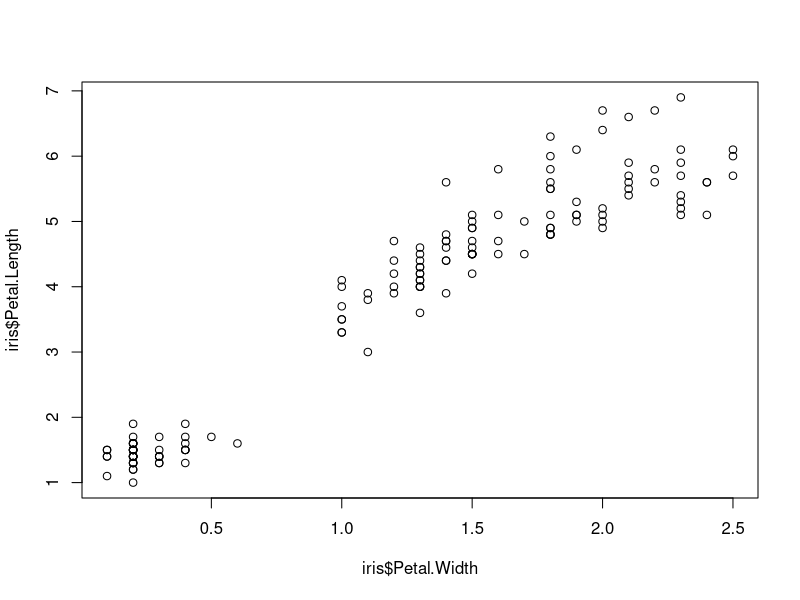
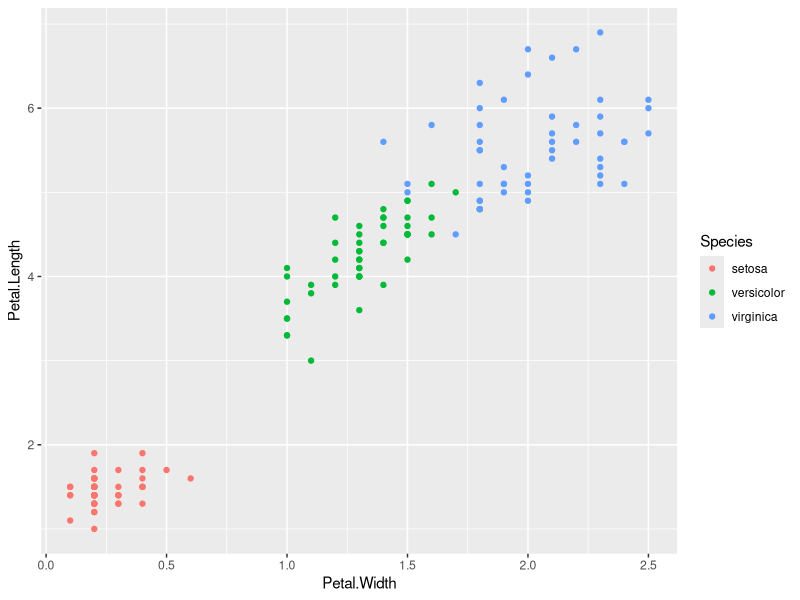

The R source for these figures, in order:
## ---- chunk 1
# Example: calculate the mean
data <- c(5, 10, 15, 20, 25)
mean(data)

## ---- chunk 2
# calculate the mean with trim
mean(data, trim = 0.2)

## ---- chunk 3
#Median
median(data)
## ---- chunk 4
#Structure of the data
str(data)

## ---- chunk 5
#Example: scatter plot
plot(iris$Petal.Width, iris$Petal.Length)
## ---- chunk 6
#example: advance scatter plot
library(ggplot2)
ggplot(data = iris, aes(x = Petal.Width, y = Petal.Length, color = Species)) + geom_point()
